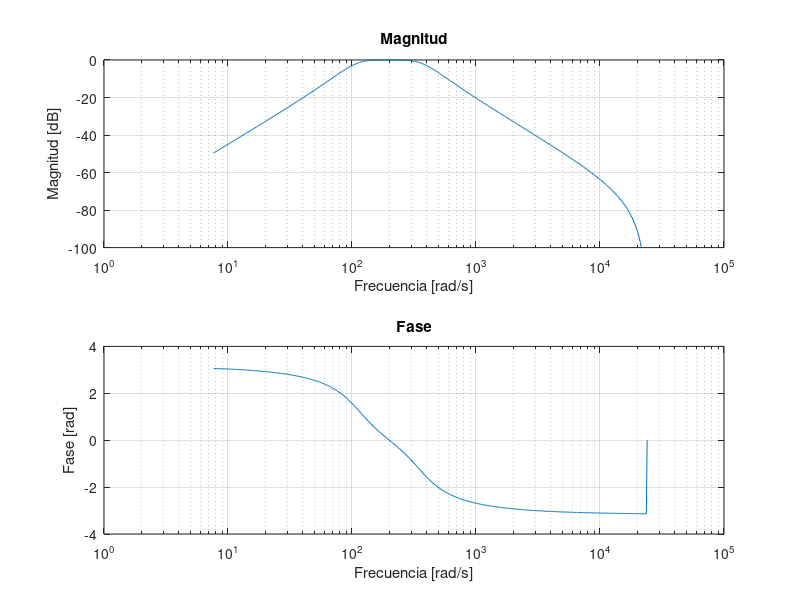
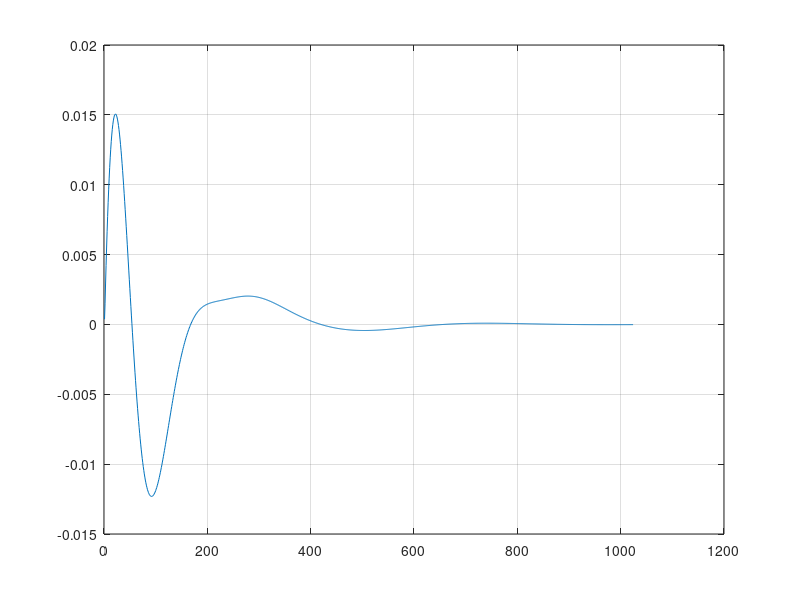

Write MATLAB code to recreate these figures, in order.
pkg load signal;
clear all;
close all;

Ts = 1 / 48000;

# Filtro interesante (es un filtro pasa banda de orden 10)
# Primera etapa

K1 = 0.01936671413268;
numb1 = [1,                 0,                -1];
denb1 = [1,    -1.95681148705,   0.9588902080439];

H1 = K1*tf(numb1, denb1, Ts);

# Segunda etapa
K2 = 0.01936671413268;
numb2 = [1,                 0,                -1];
denb2 = [1,    -1.98631432301,    0.986534149892];

H2 = K2*tf(numb2, denb2, Ts);

H_total = H1*H2;

[B, A] = tfdata(H_total, 'v');

# Se obtiene la respues en frecuencia
w = logspace(-3, pi, 512);
H = polyval(B, exp(i.*w)) ./ polyval(A, exp(i.*w));

# Usando esta función la fase queda rara
#[h, w] = freqz(B, A);

# Impulso unitario
X = [1, zeros(1, 1023)];

# Respuesta al impulso
h = filter(B, A, X);

save 'hn_filtro_interesante.txt' h -ascii;

# Graficar la respuesta en frecuencia
figure;

subplot(2, 1, 1);
semilogx(w/(2*pi*Ts), 20*log10(abs(H)));
ylim([-100 0]);
grid on;
title("Magnitud");
xlabel("Frecuencia [rad/s]");
ylabel("Magnitud [dB]");

subplot(2, 1, 2);
semilogx(w/(2*pi*Ts), angle(H));
title("Fase");
xlabel("Frecuencia [rad/s]");
ylabel("Fase [rad]");
grid on;

figure("name", "Respuesta al impulso");
plot(h);
grid on;
